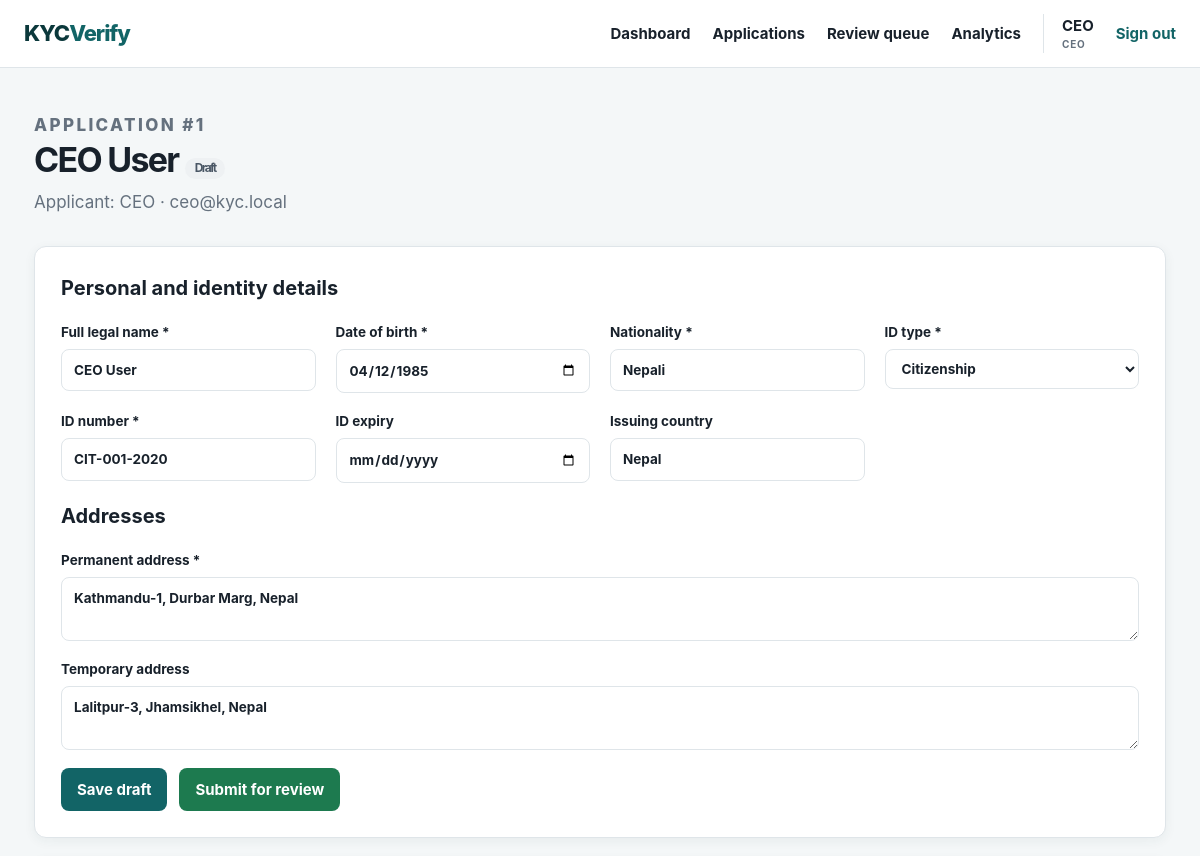
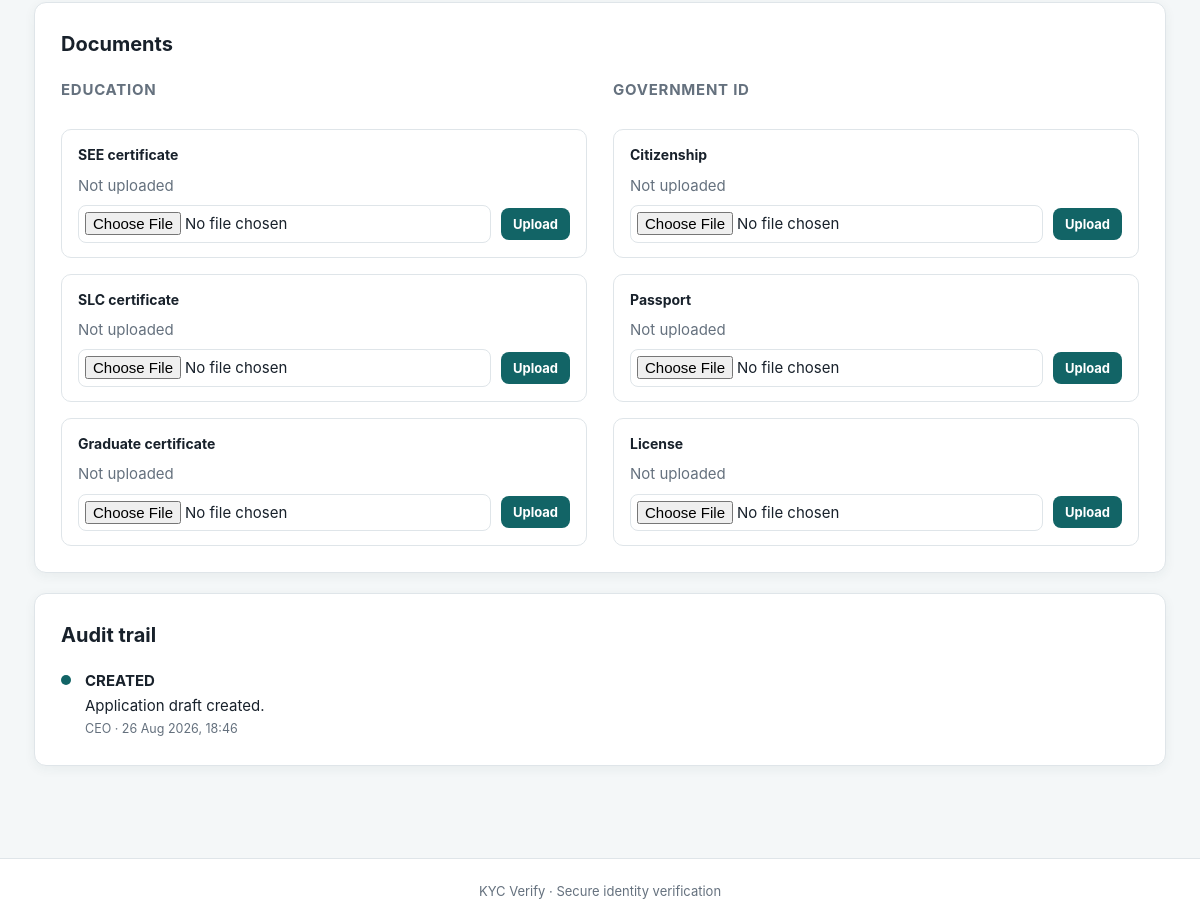
Page /?page=application&id=1 (signed in) on the committed database (2 pictures, top to bottom).
### tables this page shows
CREATE TABLE applications (
    id INT UNSIGNED AUTO_INCREMENT PRIMARY KEY,
    applicant_id INT UNSIGNED NOT NULL,
    reviewer_id INT UNSIGNED NULL,
    status ENUM(
        'DRAFT',
        'SUBMITTED',
        'UNDER_REVIEW',
        'APPROVED',
        'REJECTED',
        'RESUBMISSION_REQUESTED'
    ) NOT NULL DEFAULT 'DRAFT',
    full_name VARCHAR(160) NULL,
    date_of_birth DATE NULL,
    nationality VARCHAR(100) NULL,
    id_type VARCHAR(60) NULL,
    id_number VARCHAR(100) NULL,
    id_expiry DATE NULL,
    issuing_country VARCHAR(100) NULL,
    review_notes TEXT NULL,
    reviewed_at DATETIME NULL,
    created_at TIMESTAMP NOT NULL DEFAULT CURRENT_TIMESTAMP,
    updated_at TIMESTAMP NOT NULL DEFAULT CURRENT_TIMESTAMP ON UPDATE CURRENT_TIMESTAMP,
    CONSTRAINT fk_applicant FOREIGN KEY (applicant_id) REFERENCES users (id) ON DELETE CASCADE,
    CONSTRAINT fk_reviewer FOREIGN KEY (reviewer_id) REFERENCES users (id) ON DELETE SET NULL,
    INDEX idx_status (status),
    INDEX idx_applicant (applicant_id),
    INDEX idx_updated (updated_at),
    INDEX idx_created (created_at)
);

CREATE TABLE users (
    id INT UNSIGNED AUTO_INCREMENT PRIMARY KEY,
    username VARCHAR(120) NOT NULL,
    email VARCHAR(190) NOT NULL UNIQUE,
    password_hash VARCHAR(255) NOT NULL,
    created_at TIMESTAMP NOT NULL DEFAULT CURRENT_TIMESTAMP
);

CREATE TABLE addresses (
    user_id INT UNSIGNED PRIMARY KEY,
    permanent_address TEXT NOT NULL,
    temporary_address TEXT NULL,
    updated_at TIMESTAMP NOT NULL DEFAULT CURRENT_TIMESTAMP ON UPDATE CURRENT_TIMESTAMP,
    CONSTRAINT fk_addresses_user FOREIGN KEY (user_id) REFERENCES users (id) ON DELETE CASCADE
);

CREATE TABLE audit_logs (
    id INT UNSIGNED AUTO_INCREMENT PRIMARY KEY,
    application_id INT UNSIGNED NOT NULL,
    actor_id INT UNSIGNED NULL,
    action VARCHAR(60) NOT NULL,
    detail TEXT NULL,
    created_at TIMESTAMP NOT NULL DEFAULT CURRENT_TIMESTAMP,
    CONSTRAINT fk_audit_application FOREIGN KEY (application_id) REFERENCES applications (id) ON DELETE CASCADE,
    CONSTRAINT fk_audit_actor FOREIGN KEY (actor_id) REFERENCES users (id) ON DELETE SET NULL,
    INDEX idx_application (application_id)
);

### index.php (called while the page is built, shortened)
<?php
require_once __DIR__ . '/functions.php';
require_once __DIR__ . '/auth.php';
require_once __DIR__ . '/layout.php';
$u    = user();
$page = $_GET['page'] ?? ($u ? 'dashboard' : 'login');
require __DIR__ . '/pages/' . $page . '.php';

### auth.php (called while the page is built, shortened)
<?php
function user(): ?array
{
    return $_SESSION['user'] ?? null;
}
function is_staff(): bool
{
    $u = user();
    return $u !== null && in_array($u['role'], STAFF_ROLES, true);
}
function role_label(string $role): string
{
    return ucwords(strtolower(str_replace('_', ' ', $role)));
}

### database.php (called while the page is built, shortened)
<?php
function db(): PDO {
    static $pdo = null;
    if ($pdo === null) {
        $pdo = new PDO('mysql:host=' . DB_HOST . ';dbname=' . DB_NAME . ';charset=utf8mb4', DB_USER, DB_PASS, [
            PDO::ATTR_ERRMODE => PDO::ERRMODE_EXCEPTION,
            PDO::ATTR_DEFAULT_FETCH_MODE => PDO::FETCH_ASSOC,
            PDO::ATTR_EMULATE_PREPARES => false,
        ]);
    }
    return $pdo;
}

### pages/application.php (the view, shortened to what this page needs)
<?php
$u  = require_login();
$id = (int) ($_GET['id'] ?? 0);
$app = application_for($id);
$isOwner   = $app['applicant_id'] == $u['id'];
$editable  = $isOwner && in_array($app['status'], ['DRAFT', 'RESUBMISSION_REQUESTED'], true);
$s = db()->prepare('SELECT * FROM education WHERE user_id = ?');
$s->execute([$app['applicant_id']]);
$education = $s->fetch() ?: [];
$s = db()->prepare('SELECT * FROM additional_documents WHERE user_id = ?');
$s->execute([$app['applicant_id']]);
$additional = $s->fetch() ?: [];
$s = db()->prepare('SELECT l.*, u.username actor_name
                    FROM audit_logs l LEFT JOIN users u ON u.id = l.actor_id
                    WHERE application_id = ? ORDER BY l.created_at DESC');
$s->execute([$id]);
$audit = $s->fetchAll();
header_html('Application #' . $id);
?>
<div class="hero compact">
    <div>
        <p class="eyebrow">APPLICATION #<?= $id ?></p>
        <h1><?= e($app['full_name'] ?: 'New application') ?> <?= badge($app['status']) ?></h1>
        <p>Applicant: <?= e($app['applicant_name']) ?> · <?= e($app['applicant_email']) ?></p>
    </div>
</div>
<?php if ($editable): ?>
    <form method="post" class="card form-grid" enctype="multipart/form-data">
        <h2 class="grid-span">Personal and identity details</h2>
        <label>Full legal name *
            <input name="full_name" value="<?= e($app['full_name']) ?>" required>
        </label>
        <label>Date of birth *
            <input type="date" name="date_of_birth" value="<?= e($app['date_of_birth']) ?>" required>
        </label>
        <label>Nationality *
            <input name="nationality" value="<?= e($app['nationality']) ?>" required>
        </label>
        <label>ID type *
            <select name="id_type" required>
                <?php foreach (['Citizenship', 'Passport', 'Driver License', 'National ID'] as $v): ?>
                    <option <?= $app['id_type'] === $v ? 'selected' : '' ?>><?= e($v) ?></option>
                <?php endforeach; ?>
            </select>
        </label>
        <label>ID number *
            <input name="id_number" value="<?= e($app['id_number']) ?>" required>
        </label>
        <label>ID expiry
            <input type="date" name="id_expiry" value="<?= e($app['id_expiry']) ?>">
        </label>
        <label>Issuing country
            <input name="issuing_country" value="<?= e($app['issuing_country']) ?>">
        </label>
        <h2 class="grid-span">Addresses</h2>
        <label class="grid-span">Permanent address *
            <textarea name="permanent_address" rows="2" required><?= e($app['permanent_address']) ?></textarea>
        </label>
        <label class="grid-span">Temporary address
            <textarea name="temporary_address" rows="2"><?= e($app['temporary_address']) ?></textarea>
        </label>
        <div class="grid-span form-actions">
            <button class="button button-primary" name="action" value="save_application">Save draft</button>
            <?php if (in_array($app['status'], ['DRAFT', 'RESUBMISSION_REQUESTED'], true)): ?>
                <button class="button button-success" name="action" value="submit"
                        onclick="return confirm('Submit this application for review? The review team will be notified.');">
                    Submit for review
                </button>
            <?php endif; ?>
        </div>
    </form>
<?php endif; ?>
<div class="card">
    <h2>Documents</h2>
    <div class="docs-grid">
        <div class="doc-group">
            <h3>Education</h3>
            <?php foreach (['see_document' => 'SEE certificate', 'slc_document' => 'SLC certificate', 'graduate_document' => 'Graduate certificate'] as $col => $label): ?>
                <div class="doc-item">
                    <strong><?= $label ?></strong>
                    <?= document_link($education[$col] ?? null, (int) $app['applicant_id']) ?>
                    <?php if ($editable): ?>
                        <form method="post" class="doc-upload" enctype="multipart/form-data">
                            <input type="file" name="document" accept=".jpg,.jpeg,.png,.pdf" required>
                            <button class="button button-small">Upload</button>
                        </form>
                    <?php endif; ?>
                </div>
            <?php endforeach; ?>
        </div>
        <div class="doc-group">
            <h3>Government ID</h3>
            <?php foreach (['citizenship_document' => 'Citizenship', 'passport_document' => 'Passport', 'license_document' => 'License'] as $col => $label): ?>
                <div class="doc-item">
                    <strong><?= $label ?></strong>
                    <?= document_link($additional[$col] ?? null, (int) $app['applicant_id']) ?>
                    <?php if ($editable): ?>
                        <form method="post" class="doc-upload" enctype="multipart/form-data">
                            <input type="file" name="document" accept=".jpg,.jpeg,.png,.pdf" required>
                            <button class="button button-small">Upload</button>
                        </form>
                    <?php endif; ?>
                </div>
            <?php endforeach; ?>
        </div>
    </div>
</div>
<div class="card">
    <h2>Audit trail</h2>
    <?php if (!$audit): ?>
        <p class="empty">No events recorded yet.</p>
    <?php else: ?>
        <ol class="timeline">
            <?php foreach ($audit as $entry): ?>
                <li>
                    <span class="tl-dot"></span>
                    <div>
                        <strong><?= e($entry['action']) ?></strong>
                        <?php if ($entry['detail']): ?><p><?= e($entry['detail']) ?></p><?php endif; ?>
                        <small class="muted"><?= e($entry['actor_name'] ?? 'System') ?> · <?= e(date('d M Y, H:i', strtotime($entry['created_at']))) ?></small>
                    </div>
                </li>
            <?php endforeach; ?>
        </ol>
    <?php endif; ?>
</div>
<?php
footer_html();

### layout.php (shortened to what this page needs)
<?php
function header_html(string $title): void
{
    $u = user();
    $nav = [];
    if ($u) {
        $nav[] = ['dashboard', 'Dashboard'];
        $nav[] = ['applications', 'Applications'];
        if (is_staff()) {
            $nav[] = ['review', 'Review queue'];
        }
        if ($u['role'] === 'CEO') {
            $nav[] = ['ceo', 'Analytics'];
        }
    }
    ?>
<!doctype html>
<html lang="en">
<head>
    <?php
    $cssFile = __DIR__ . '/assets/style.css';
    $cssVersion = is_file($cssFile) ? (string) filemtime($cssFile) : '1';
    ?>
    <link rel="stylesheet" href="assets/style.css?v=<?= e($cssVersion) ?>">
</head>
<body>
<header>
    <a class="brand" href="?page=dashboard">KYC<span>Verify</span></a>
    <?php if ($u): ?>
        <nav>
            <?php foreach ($nav as [$href, $label]): ?>
                <a href="?page=<?= $href ?>"><?= e($label) ?></a>
            <?php endforeach; ?>
            <span class="user">
                <?= e($u['username']) ?>
                <small><?= e(role_label($u['role'])) ?></small>
            </span>
            <form method="post" class="inline">
                <button class="link" name="action" value="logout">Sign out</button>
            </form>
        </nav>
    <?php endif; ?>
</header>
<main>
<?php
}
function footer_html(): void
{
    ?>
</main>
<footer><?= APP_NAME ?> · Secure identity verification</footer>
</body>
</html>
<?php
}

### functions.php (shortened to what this page needs)
<?php
require_once __DIR__ . '/database.php';
function e(?string $value): string
{
    return htmlspecialchars((string) $value, ENT_QUOTES, 'UTF-8');
}
function application_for(int $id): ?array
{
    $sql = 'SELECT a.*,
                   u.username  AS applicant_name,
                   u.email     AS applicant_email,
                   r.username  AS reviewer_name,
                   ad.permanent_address,
                   ad.temporary_address
            FROM applications a
            JOIN users u        ON u.id = a.applicant_id
            LEFT JOIN users r   ON r.id = a.reviewer_id
            LEFT JOIN addresses ad ON ad.user_id = a.applicant_id
            WHERE a.id = ?';
    $s = db()->prepare($sql);
    $s->execute([$id]);
    return $s->fetch() ?: null;
}
function status_class(string $status): string
{
    return strtolower(str_replace('_', '-', $status));
}
function format_status(string $status): string
{
    return ucwords(strtolower(str_replace('_', ' ', $status)));
}
function badge(string $status): string
{
    return '<span class="badge badge-' . status_class($status) . '">' . e(format_status($status)) . '</span>';
}
function document_link(?string $file, int $userId): string
{
    if (!$file) {
        return '<span class="muted">Not uploaded</span>';
    }
    return '<a href="uploads/users/' . $userId . '/' . rawurlencode($file) . '" target="_blank" rel="noopener">View uploaded document</a>';
}

### rows in the picture
applications: applicant.username "CEO", full_name "CEO User", status "Draft", applicant.email "ceo@kyc.local", date_of_birth "04/12/1985", nationality "Nepali", id_number "CIT-001-2020", issuing_country "Nepal", permanent_address "Kathmandu-1, Durbar Marg, Nepal", temporary_address "Lalitpur-3, Jhamsikhel, Nepal"
audit_logs: action "CREATED", detail "Application draft created.", actor.username "CEO", created_at "26 Aug 2026, 18:46"

### other values in the picture
$label "Dashboard"
$label "Applications"
$label "Review queue"
$label "Analytics"
$id "1"
$label "SEE certificate"
$label "SLC certificate"
$label "Graduate certificate"
$label "Citizenship"
$label "Passport"
$label "License"
APP_NAME "KYC Verify"
form field id_type "Citizenship"
